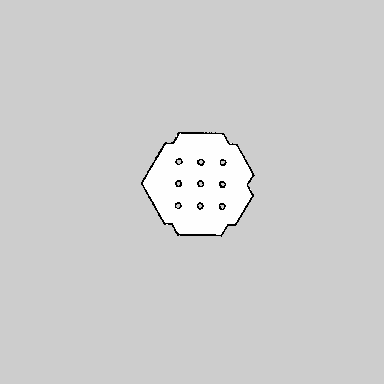
#> input picture map.png, 384 x 384 px
$ python main.py
#> lines starting #> are read from the running program, lines starting #| are printed output that depends on the picture; after the words box and inside, x2 and y2 are one past the last pixel; in counts of white or black regions, pixels touching at a corner belong together
#> further down, occupancy_grid is the input picture: shape (384, 384); min 0, max 254, mean 206.4
### grid_to_graph.py
import cv2
import numpy as np
import matplotlib.pyplot as plt
import networkx as nx
import json
from itertools import count

class Square:
    _ids = count(1)  # Counter for generating unique IDs
    def __init__(self, top_left, bottom_right):
        self.id = next(self._ids)
        self.top_left = top_left
        self.bottom_right = bottom_right
        self.length = bottom_right[1] - top_left[1]
        self.width = bottom_right[0] - top_left[0]
        self.center = ((top_left[0] + bottom_right[0]) // 2, (top_left[1] + bottom_right[1]) // 2)
        self.neighbors = []

    def add_neighbor(self, neighbor):
        self.neighbors.append(neighbor)

    def to_dict(self):
        return {
            'id': self.id,
            'top_left': self.top_left,
            'bottom_right': self.bottom_right,
            'length': self.length,
            'width': self.width,
            'center': self.center,
            'neighbors': [n.id for n in self.neighbors]
        }


# Function to check if a square area is free space
def is_free_space(grid, top_left, bottom_right, free_space_threshold = 240):
    """
    Checks if the roi defined between top_left and bottom_right coordinates is a free space.

    Parameters:
    - grid: 2D array representing the grid.
    - top_left: Tuple (x, y) representing the top-left corner of the subgrid.
    - bottom_right: Tuple (x, y) representing the bottom-right corner of the subgrid.

    Returns:
    - Boolean: True if the subgrid is all free space, False otherwise.
    """
    sub_grid = grid[top_left[0]:bottom_right[0], top_left[1]:bottom_right[1]]
    return np.all(sub_grid > free_space_threshold)


# Function to recursively partition the grid
def partition_grid(grid, x, y, size, square_size_threshold = 5):
    """
    Recursively divides the grid into four parts. If a part contains obstacles it further divied into four more parts.

    Parameters:
    - grid: 2D array representing the grid.
    - x, y: Top-left coordinates of the current partition.
    - size: Size of the current partition.

    Returns:
    - List of Square objects representing free spaces in the grid.
    """
#> called with x = 0, y = 0, size = 384, square_size_threshold = 5
    if size < square_size_threshold:
        top_left = (x, y)
        bottom_right = (x + size, y + size)
        if is_free_space(grid, top_left, bottom_right):
            return [Square(top_left, bottom_right)]
        else:
            return []
    else:
        # Check if the area is homogeneous and free space
        if is_free_space(grid, (x, y), (x + size, y + size)):
            top_left = (x, y)
            bottom_right = (x + size, y + size)
            return [Square(top_left, bottom_right)]
        else:
            # Divide the area into quadrants and partition recursively
            new_size = size // 2
#> new_size = 192
            quad1 = partition_grid(grid, x, y, new_size)
#> call 2 of is_free_space, with top_left = (0, 0), bottom_right = (192, 192), free_space_threshold = 240
#> in is_free_space (call 2), `sub_grid = grid[top_left[0]:bottom_right[0], top_left[1]:bottom_right[..`:
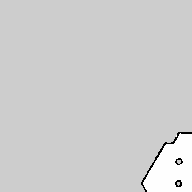
#> sub_grid: shape (192, 192); min 0, max 254, mean 206.4
#> in is_free_space (call 3), `sub_grid = grid[top_left[0]:bottom_right[0], top_left[1]:bottom_right[..`: sub_grid: shape (96, 96); every value is 205
#> in is_free_space (call 4), `sub_grid = grid[top_left[0]:bottom_right[0], top_left[1]:bottom_right[..`: sub_grid: shape (48, 48); every value is 205
#> in is_free_space (call 5), `sub_grid = grid[top_left[0]:bottom_right[0], top_left[1]:bottom_right[..`: sub_grid: shape (24, 24); every value is 205
#> quad1 = 55 items
            quad2 = partition_grid(grid, x, y + new_size, new_size)
#> quad2 = 85 items
            quad3 = partition_grid(grid, x + new_size, y, new_size)
#> quad3 = 42 items
            quad4 = partition_grid(grid, x + new_size, y + new_size, new_size)
#> quad4 = 48 items
#> `grid_squares = partition_grid(occupancy_grid, 0, 0, occupancy_grid.sha..`: grid_squares = 230 items
            return quad1 + quad2 + quad3 + quad4

# Function to load the graph from a JSON file
# [41 lines left out: functions load_graph_from_json, bresenham_line, not called in this run]

def quad_tree_to_graph(grid_squares, visualization):
    """
    Create a graph from grid squares and visualize the squares and their connections.

    Parameters:
    - grid_squares: List of grid square objects, each having `center`, `top_left`, `bottom_right`, and `add_neighbor` method.
    - visualization: Image on which the visualization is drawn.

    Returns:
    - G: A NetworkX graph with squares as nodes and their connections as edges.
    """
    G = nx.Graph()

    for square in grid_squares:
        # Add node to the graph
        G.add_node(square)

        # Draw a green circle at the center of the square
        cv2.circle(visualization, (square.center[1], square.center[0]), 0, (0, 255, 0), -1)

        # Draw the square in red
        cv2.rectangle(visualization, square.top_left[::-1], square.bottom_right[::-1], (0, 0, 255), 1)

        # Find and add neighbors
        for other_square in grid_squares:
            if square != other_square:
                # Check if the squares are vertical neighbors
                if (square.top_left[0] == other_square.bottom_right[0] or square.bottom_right[0] == other_square.top_left[0]) and \
                   (square.top_left[1] < other_square.bottom_right[1] and square.bottom_right[1] > other_square.top_left[1]):
                    square.add_neighbor(other_square)
                    G.add_edge(square, other_square)

                # Check if the squares are horizontal neighbors
                elif (square.top_left[1] == other_square.bottom_right[1] or square.bottom_right[1] == other_square.top_left[1]) and \
                     (square.top_left[0] < other_square.bottom_right[0] and square.bottom_right[0] > other_square.top_left[0]):
                    square.add_neighbor(other_square)
                    G.add_edge(square, other_square)
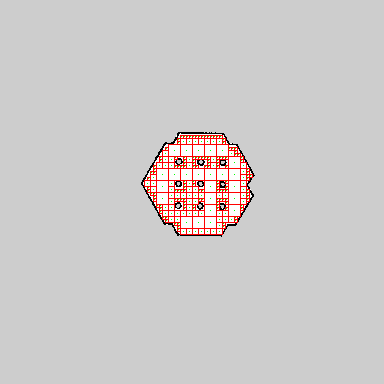
#> visualization: shape (384, 384, 3); 1.76% of pixels changed, all inside (x1, y1, x2, y2) = (144, 135, 253, 235)

    return G

# [79 lines left out: functions euclidean, high_level_path_to_pixels, find_nearest_high_level_node, find_high_level_path, not called in this run]

### main.py
from grid_to_graph import partition_grid, quad_tree_to_graph
import cv2
import matplotlib.pyplot as plt
import json

image_path = "map.png"
occupancy_grid = cv2.imread(image_path, cv2.IMREAD_GRAYSCALE)

# Define parameters
free_space_threshold = 240  # Assume any pixel value greater than this is free space
square_size_threshold = 5  # Minimum size of a square

grid_squares = partition_grid(occupancy_grid, 0, 0, occupancy_grid.shape[0])

# Create an RGB image for visualization
visualization = cv2.cvtColor(occupancy_grid, cv2.COLOR_GRAY2RGB)

# Create a graph
G = quad_tree_to_graph(grid_squares, visualization)

for edge in G.edges():
    start_point = edge[0].center
    end_point = edge[1].center
    plt.plot([start_point[1], end_point[1]], [start_point[0], end_point[0]], 'b-', linewidth=1)
#> this loop made 431 passes
#> (start_point, end_point) on passes 1 to 3: ((139, 178), (142, 178)), ((139, 178), (141, 183)), ((142, 178), (141, 183))

# Convert the graph to a JSON-friendly format
graph_data = {
    'nodes': [square.to_dict() for square in G.nodes]
}

# Write the graph to a JSON file
with open('graph.json', 'w') as file:
    json.dump(graph_data, file)

# Display the image with nodes, edges, and grid squares
plt.imshow(cv2.cvtColor(visualization, cv2.COLOR_BGR2RGB))
plt.axis('off')
plt.show()
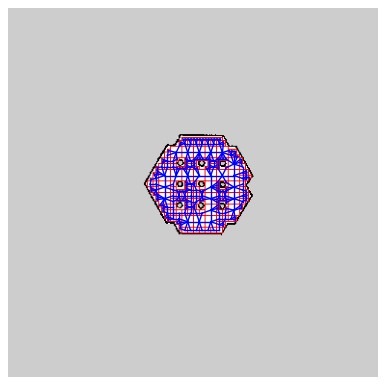
#> figure drawn by matplotlib, 1 panel
